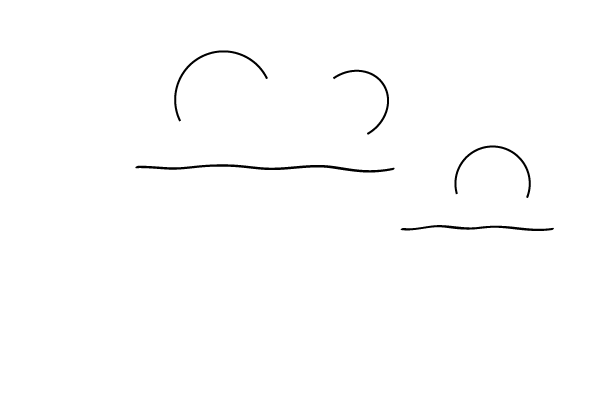
#> input picture robot_img_v2 (copy)/cloud_1.png, 594 x 420 px
$ python -i ContourExtraction.py   (imports and definitions only)   (Python 2 division)   (older library calls are emulated)
#> lines starting #> are read from the running program, lines starting #| are printed output that depends on the picture; after the words box and inside, x2 and y2 are one past the last pixel; in counts of white or black regions, pixels touching at a corner belong together
#> further down, picture is the input picture: shape (420, 594, 3); min 0, max 255, mean 253.1
import cv2


# [58 lines left out: functions JamesContourAl1g, ImageContoursCustomSet2, JamesContourAlgff, not called in this run]


def JamesContourAlg(img, ep_val=0, dist_thresh=0):
#> called with ep_val = 0, dist_thresh = 0
    import math, numpy as np
    # dist thesh == 14, ep_val == 0.0015
    # dist_thresh = 4
    # ep_val = 0.001
    retval, gray = cv2.threshold(img, 200, 255, cv2.THRESH_BINARY_INV)
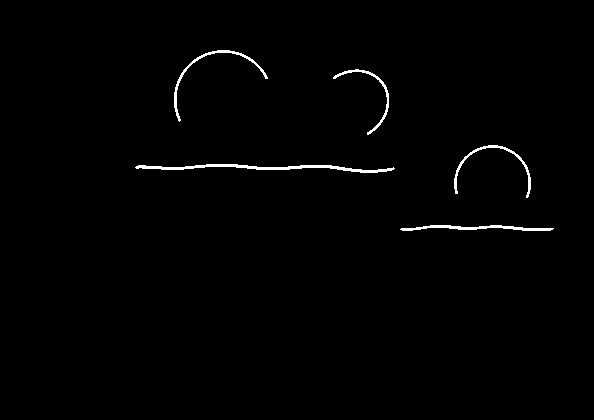
#> gray: shape (420, 594, 3); 0.93% white; 5 white regions
    print('James contour code')
    #  cv2.imshow('',gray)
    # cv2.waitKey(200)
    # Code to find contours
    print gray.shape
#| (420, 594, 3)
    # cnts, _ = cv2.findContours(gray, cv2.RETR_EXTERNAL, cv2.CHAIN_APPROX_SIMPLE)

    try:
        cnts, _ = cv2.findContours(gray, cv2.RETR_EXTERNAL, cv2.CHAIN_APPROX_SIMPLE)
    except:
        gray = cv2.cvtColor(img, cv2.COLOR_BGR2GRAY)
#> gray: shape (420, 594)
        gray = gray - 255
        _, cnts, _ = cv2.findContours(gray, cv2.RETR_EXTERNAL, cv2.CHAIN_APPROX_SIMPLE)
#> cnts = 5 contours; box (x1, y1, x2, y2) and area: (135, 164, 395, 173) 569, (174, 50, 268, 122) 331, (400, 225, 554, 231) 312, (454, 145, 531, 198) 296, (333, 69, 389, 135) 236

    # print ImageContoursCustomSet2(cv2.imread('/home/naodev/Documents/default_ROSws/src/ur10DrawingSocial/robot_img_v2/human_2.png'))

    '''
    def JamesContourAlg_TEST(img):
	    import math, numpy as np
	    # dist thesh == 14, ep_val == 0.0015
	    dist_thresh = 14  # 8 #14
	    ep_val = 0.00015
	    retval, gray = cv2.threshold(img, 220, 255, cv2.THRESH_BINARY_INV)
	    print('James contour code')
	    #  cv2.imshow('',gray)
	    # cv2.waitKey(200)
	    # Code to find contours
	    cnts, _ = cv2.findContours(gray, cv2.RETR_EXTERNAL, cv2.CHAIN_APPROX_SIMPLE)
    '''
    lstcont = []
    approx = []

    for c in cnts:
        # Simplify
        epsilon = ep_val * cv2.arcLength(c, False)
        approx.append(cv2.approxPolyDP(c, epsilon, False))
#> this loop made 5 passes
#> after the loop, approx has the same summary as cnts

    for c in approx:
        isEmpty = True
        cont = []
        pv = c[0][0]
        for p in c:
            point = np.array([p[0, 0], p[0, 1]])
            # print point
            if math.sqrt((pv[0] - point[0]) * (pv[0] - point[0]) + (pv[1] - point[1]) * (
                pv[1] - point[1])) >= dist_thresh:
                cont.append(point)
                isEmpty = False
                pv = point
        if isEmpty == False:
            lstcont.append(cont)
#> this loop made 5 passes
#> after the loop, lstcont = 5 items

    temp_img = cv2.cvtColor(gray, cv2.COLOR_GRAY2BGR)
    c_i = 0
    cnt_index = 0
    for c in lstcont:
        cnt_index += 1
        # print(lstcont)
        print('____________________________________________________________')
        print(c)
        print('____________________________________________________________')
        # pv = c
        isFirst = True
        for p in c:
            cn = (p[0], p[1])
            # print(cn)
            if isFirst == True:
                pv = cn
                isFirst = False
            # if euclidean_dist(pv, cn) > dist_thresh:
            if (c_i == 0):
                cv2.line(temp_img, pv, cn, color=(255, 0, 0), thickness=1)
            elif (c_i == 1):
                cv2.line(temp_img, pv, cn, color=(0, 255, 0), thickness=1)
            else:
                cv2.line(temp_img, pv, cn, color=(0, 0, 255), thickness=1)
            pv = cn

            c_i += 1
            if c_i >= 3:
                c_i = 0
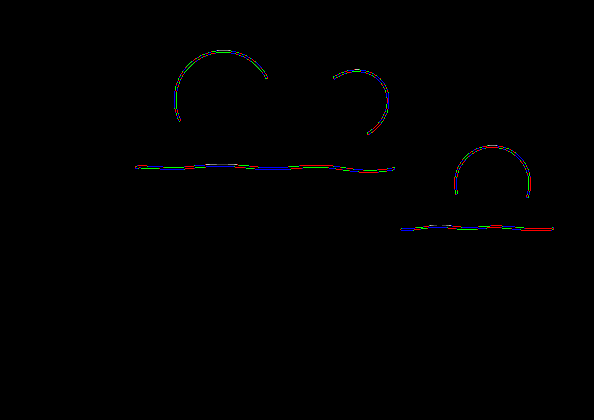
#> temp_img: shape (420, 594, 3); mean B, G, R 0.6, 0.5, 0.6
#> after the loop, c_i = 2; cnt_index = 5

    cv2.imshow('Results', temp_img)
    cv2.waitKey(500)
    print (' contour count ', cnt_index)
    return lstcont


'''
    c_i = 0
    for c in lstcont:
        # print(lstcont)
        print('____________________________________________________________')
        print(c)
        print('____________________________________________________________')
        # pv = c
        isFirst = True
        for p in c:
            cn = (p[0], p[1])
            # print(cn)
            if isFirst == True:
                pv = cn
                isFirst = False
            # if euclidean_dist(pv, cn) > dist_thresh:
            if (c_i == 0):
                cv2.line(temp_img, pv, cn, color=(255, 0, 0), thickness=1)
            elif (c_i == 1):
                cv2.line(temp_img, pv, cn, color=(0, 255, 0), thickness=1)
            else:
                cv2.line(temp_img, pv, cn, color=(0, 0, 255), thickness=1)
            pv = cn

            c_i += 1
            if c_i >= 3:
                c_i = 0

    cv2.imshow('Results', temp_img)
    cv2.waitKey(500)


    return lstcont
'''

>>> import cv2
>>> picture = cv2.imread('../robot_img_v2 (copy)/cloud_1.png')
>>> result = JamesContourAlg(picture)
#> result = 5 items

$ run again, on robot_img_v2 (copy)/island_2.png
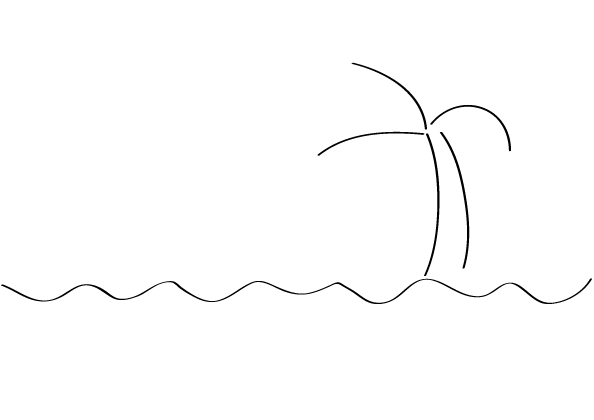
#> input picture robot_img_v2 (copy)/island_2.png, 594 x 420 px
#> picture is the input picture: shape (420, 594, 3); min 0, max 255, mean 252.8
#> in JamesContourAlg, `retval, gray = cv2.threshold(img, 200, 255, cv2.THRESH_BINARY_INV)`:
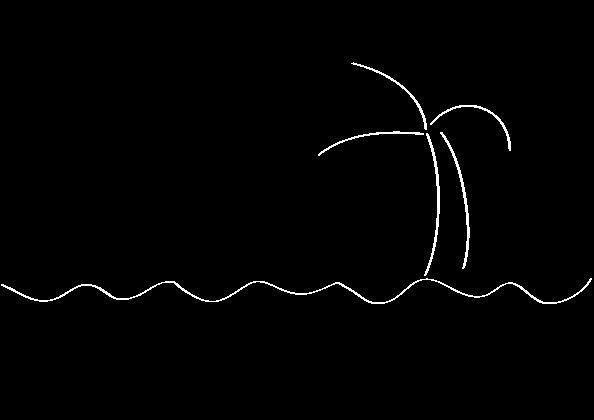
#> gray: shape (420, 594, 3); 1.2% white in thin lines or dots, all inside (x1, y1, x2, y2) = (1, 62, 592, 304)
#| (420, 594, 3)
#> cnts = 6 contours; box (x1, y1, x2, y2) and area: (1, 278, 592, 304) 967, (439, 132, 470, 269) 308, (424, 133, 440, 276) 302, (351, 62, 427, 130) 220, (430, 105, 511, 152) 218, (317, 131, 425, 156) 174
#> the loop in JamesContourAlg, `for c in cnts:` made 6 passes
#> after the loop in JamesContourAlg, `for c in cnts:`: approx has the same summary as cnts
#> the loop in JamesContourAlg, `for c in approx:` made 6 passes
#> after the loop in JamesContourAlg, `for c in approx:`: lstcont = 6 items
#> the loop in JamesContourAlg, `for c in lstcont:` made 6 passes
#> (printed output is left out)
#> after the loop in JamesContourAlg, `for c in lstcont:`:
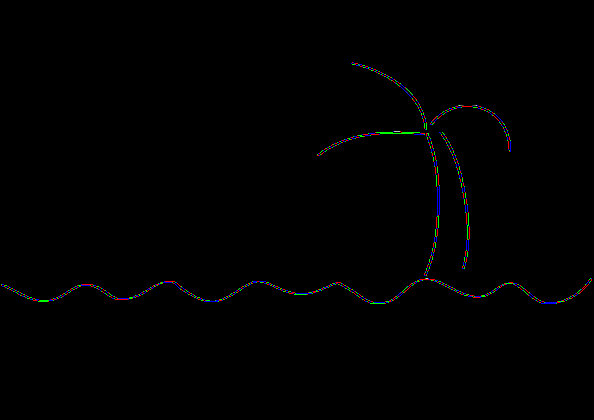
#> temp_img: shape (420, 594, 3); mean B, G, R 0.9, 0.8, 0.8
#> after the loop in JamesContourAlg, `for c in lstcont:`: c_i = 1; cnt_index = 6
#> result = 6 items
